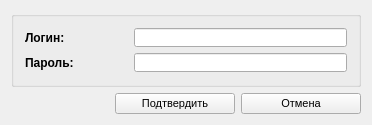
<?xml version="1.0" encoding="UTF-8"?>
<ui version="4.0">
 <class>ZAuthForm</class>
 <widget class="QWidget" name="ZAuthForm">
  <property name="geometry">
   <rect>
    <x>0</x>
    <y>0</y>
    <width>372</width>
    <height>125</height>
   </rect>
  </property>
  <property name="minimumSize">
   <size>
    <width>100</width>
    <height>100</height>
   </size>
  </property>
  <property name="windowTitle">
   <string>Авторизация</string>
  </property>
  <property name="windowIcon">
   <iconset resource="../DSV.qrc">
    <normaloff>:/images/table.png</normaloff>:/images/table.png</iconset>
  </property>
  <property name="styleSheet">
   <string notr="true"/>
  </property>
  <layout class="QVBoxLayout" name="verticalLayout">
   <item>
    <widget class="QGroupBox" name="requiredBox">
     <property name="title">
      <string/>
     </property>
     <layout class="QGridLayout" name="gridLayout_2">
      <item row="3" column="0">
       <widget class="QLabel" name="lblSectionPlus_2">
        <property name="font">
         <font>
          <weight>75</weight>
          <bold>true</bold>
         </font>
        </property>
        <property name="text">
         <string>Пароль:</string>
        </property>
       </widget>
      </item>
      <item row="1" column="0">
       <widget class="QLabel" name="lblSectionPlus">
        <property name="font">
         <font>
          <weight>75</weight>
          <bold>true</bold>
         </font>
        </property>
        <property name="text">
         <string>Логин:</string>
        </property>
       </widget>
      </item>
      <item row="3" column="1" colspan="2">
       <widget class="QLineEdit" name="txtPwd">
        <property name="echoMode">
         <enum>QLineEdit::Password</enum>
        </property>
       </widget>
      </item>
      <item row="1" column="1" colspan="2">
       <widget class="QLineEdit" name="txtLogin"/>
      </item>
     </layout>
    </widget>
   </item>
   <item>
    <layout class="QHBoxLayout" name="horizontalLayout">
     <item>
      <spacer name="horizontalSpacer">
       <property name="orientation">
        <enum>Qt::Horizontal</enum>
       </property>
       <property name="sizeHint" stdset="0">
        <size>
         <width>40</width>
         <height>20</height>
        </size>
       </property>
      </spacer>
     </item>
     <item>
      <widget class="QPushButton" name="cmdSave">
       <property name="minimumSize">
        <size>
         <width>120</width>
         <height>0</height>
        </size>
       </property>
       <property name="font">
        <font>
         <family>MS Shell Dlg 2</family>
         <pointsize>8</pointsize>
        </font>
       </property>
       <property name="text">
        <string>Подтвердить</string>
       </property>
       <property name="icon">
        <iconset resource="../DSV.qrc">
         <normaloff>:/images/apply_ok.png</normaloff>:/images/apply_ok.png</iconset>
       </property>
       <property name="iconSize">
        <size>
         <width>24</width>
         <height>24</height>
        </size>
       </property>
      </widget>
     </item>
     <item>
      <widget class="QPushButton" name="cmdCancel">
       <property name="minimumSize">
        <size>
         <width>120</width>
         <height>0</height>
        </size>
       </property>
       <property name="font">
        <font>
         <family>MS Shell Dlg 2</family>
         <pointsize>8</pointsize>
        </font>
       </property>
       <property name="text">
        <string>Отмена</string>
       </property>
       <property name="icon">
        <iconset resource="../DSV.qrc">
         <normaloff>:/images/error.png</normaloff>:/images/error.png</iconset>
       </property>
       <property name="iconSize">
        <size>
         <width>24</width>
         <height>24</height>
        </size>
       </property>
      </widget>
     </item>
    </layout>
   </item>
  </layout>
 </widget>
 <layoutdefault spacing="6" margin="11"/>
 <tabstops>
  <tabstop>txtLogin</tabstop>
  <tabstop>txtPwd</tabstop>
  <tabstop>cmdSave</tabstop>
  <tabstop>cmdCancel</tabstop>
 </tabstops>
 <resources>
  <include location="../DSV.qrc"/>
 </resources>
 <connections>
  <connection>
   <sender>cmdCancel</sender>
   <signal>clicked()</signal>
   <receiver>ZAuthForm</receiver>
   <slot>close()</slot>
   <hints>
    <hint type="sourcelabel">
     <x>423</x>
     <y>337</y>
    </hint>
    <hint type="destinationlabel">
     <x>246</x>
     <y>181</y>
    </hint>
   </hints>
  </connection>
 </connections>
</ui>
